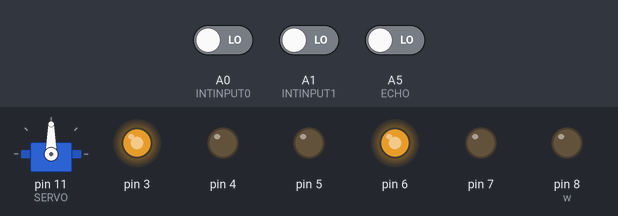
A sketch run on a simulated Arduino Uno, built with avr-gcc and run on an emulated ATmega328P. Parts: servo, output pins drawn as LEDs (lit = HIGH). Inputs (shaded band) come from the test bench; at power-on: A0 (INTINPUT0) LOW, A1 (INTINPUT1) LOW, A5 (ECHO) LOW. Pins used as bus, display or sensor lines are not drawn.

Above: at 0.1 s.
At 2.6 s:
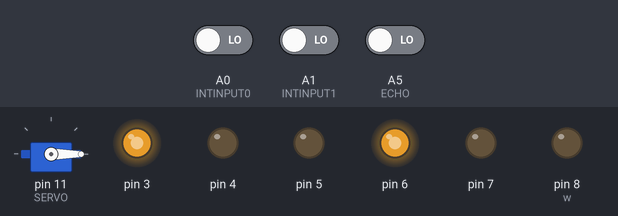
At 4.2 s:
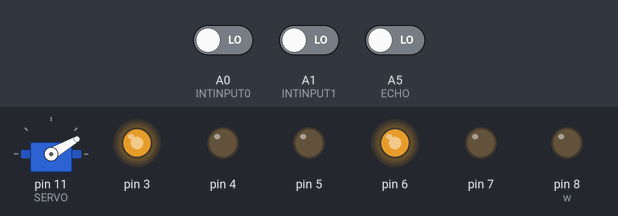
At 5.8 s:
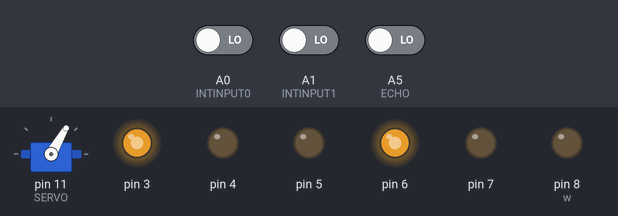
At 9.0 s:
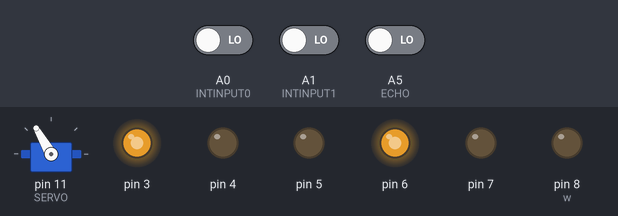
At 14.3 s:
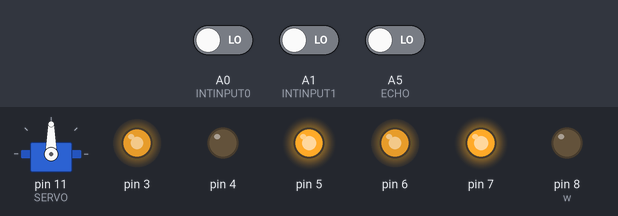
Timing chart, 0 to 15.8 s (numbered marks = the images above):
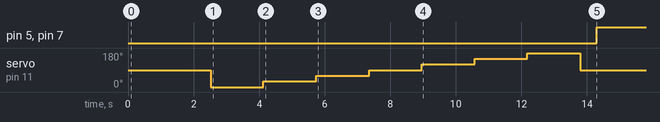

Measured:
- by itself, pin 5, pin 7: LOW → HIGH at 14.3 s
- by itself, servo on pin 11 (SERVO): 90° → 0° at 2.5 s, → 30° 1.6 s later, → 60° 1.6 s later, → 90° 1.6 s later, … (8 changes in this stretch)

The sketch:

lab4_sonar.ino
```cpp
#include <Servo.h>
#include "Wheels.h"

// piny dla sonaru (HC-SR04)
#define TRIG A4
#define ECHO A5

// pin kontroli serwo (musi być PWM)
#define SERVO 11


#define INTINPUT0 A0 // lewy
#define INTINPUT1 A1 // prawy

Wheels w;
Servo serwo;

void setup() {
  w.attach(8,7,6,5,4,3);
  w.setSpeed(200);

  pinMode(INTINPUT0, INPUT);
  pinMode(INTINPUT1, INPUT);
  pinMode(TRIG, OUTPUT);    // TRIG startuje sonar
  pinMode(ECHO, INPUT);     // ECHO odbiera powracający impuls

  PCICR  = 0x02;  // włącz pin change interrupt dla 1 grupy (A0..A5)
  PCMSK1 = 0x03;  // włącz przerwanie dla A0, A1

  serwo.attach(SERVO);


  look(90);
  int initial_distance = tellDistance();

  if (initial_distance > 50) {
    w.forward();
  } else {
    w.stop();
  }
}

void loop() {
  lookNonBlocking(90);
  int distance = tellDistance();

  if (distance < 50) {
    w.stop();
    int angle = findNewPath();
    if (angle < 90){
      w.turnRight(90 - angle);
    } else{
      w.turnLeft(angle - 90);
    }
  } else {
    w.forward();
  }

}

int tellDistance() {

  unsigned long tot;      // czas powrotu (time-of-travel)
  unsigned int distance;

/* uruchamia sonar (puls 10 ms na `TRIGGER')
 * oczekuje na powrotny sygnał i aktualizuje
 */
  digitalWrite(TRIG, HIGH);
  delay(10);
  digitalWrite(TRIG, LOW);
  tot = pulseIn(ECHO, HIGH);

/* prędkość dźwięku = 340m/s => 1 cm w 29 mikrosekund
 * droga tam i z powrotem, zatem:
 */
  distance = tot/58;

  return distance;
}

void look(byte angle){
  serwo.write(angle);
  delay(500);
}

void lookNonBlocking(byte angle){
  serwo.write(angle);
}

int findNewPath(){
  int max_distance = 0;
  int angle;

  for (int a=0; a <= 180; a += 30){
    look(a);
    int distance = tellDistance();
    if (distance > max_distance){
      max_distance = distance;
      angle = a;
    }
    delay(100);
  }

  look(90);

  return angle;
}

ISR(PCINT1_vect) {
  long time = micros();
  if( (PINC & (1 << PC0)) ) {
    w.cnt0++;
  }

  if( (PINC & (1 << PC1)) ){
    w.cnt1++;
  }
}
```

Wheels.cpp
```cpp
#include <Arduino.h>

#include "Wheels.h"

//
//#define SET_MOVEMENT(side,f,b) ( digitalWrite( side[0], f ) ); digitalWrite( side[1], b ) )

#define SET_MOVEMENT(side,f,b) digitalWrite( side[0], f);\
                               digitalWrite( side[1], b)
//#define HIGH 1
//#define LOW 0

//#define SET_MOVEMENT(s,f,b) delay(10);

Wheels::Wheels()
{
  this->cnt0 = 0;
  this->cnt1 = 1;
}

void Wheels::attachRight(int pF, int pB, int pS)
{
    pinMode(pF, OUTPUT);
    pinMode(pB, OUTPUT);
    pinMode(pS, OUTPUT);
    this->pinsRight[0] = pF;
    this->pinsRight[1] = pB;
    this->pinsRight[2] = pS;
}


void Wheels::attachLeft(int pF, int pB, int pS)
{
    pinMode(pF, OUTPUT);
    pinMode(pB, OUTPUT);
    pinMode(pS, OUTPUT);
    this->pinsLeft[0] = pF;
    this->pinsLeft[1] = pB;
    this->pinsLeft[2] = pS;
}

void Wheels::setSpeedRight(uint8_t s)
{
    analogWrite(this->pinsRight[2], s);
}

void Wheels::setSpeedLeft(uint8_t s)
{
    analogWrite(this->pinsLeft[2], s);
}

void Wheels::setSpeed(uint8_t s)
{
    setSpeedLeft(s);
    setSpeedRight(s);
}

void Wheels::attach(int pRF, int pRB, int pRS, int pLF, int pLB, int pLS)
{
    this->attachRight(pRF, pRB, pRS);
    this->attachLeft(pLF, pLB, pLS);
}

void Wheels::forwardLeft()
{
    SET_MOVEMENT(pinsLeft, HIGH, LOW);
}

void Wheels::forwardRight()
{
    SET_MOVEMENT(pinsRight, HIGH, LOW);
}

void Wheels::backLeft()
{
    SET_MOVEMENT(pinsLeft, LOW, HIGH);
}

void Wheels::backRight()
{
    SET_MOVEMENT(pinsRight, LOW, HIGH);
}

void Wheels::forward()
{
    this->forwardLeft();
    this->forwardRight();
}

void Wheels::back()
{
    this->backLeft();
    this->backRight();
}

void Wheels::stopLeft()
{
    SET_MOVEMENT(pinsLeft, LOW, LOW);
}

void Wheels::stopRight()
{
    SET_MOVEMENT(pinsRight, LOW, LOW);
}

void Wheels::stop()
{
  this->stopLeft();
  this->stopRight();
}

void Wheels::goForward(int cm){
  int magic_number = 4 * cm;
  this->cnt0 = 0;
  this->cnt1 = 0;
  this->forward();
  while((this->cnt0 + this->cnt1) < magic_number);
  this->stop();
}

void Wheels::goBack(int cm){
  int magic_number = 4 * cm;
  this->cnt0 = 0;
  this->cnt1 = 0;
  this->back();
  while((this->cnt0 + this->cnt1) < magic_number);
  this->stop();
}

void Wheels::turnLeft(int angle){
  int magic_number = 1.2 * angle;
  this->cnt0 = 0;
  this->cnt1 = 0;
  this->forwardRight();
  this->backLeft();
  while((this->cnt0 + this->cnt1) < magic_number);
  this->stop();
}

void Wheels::turnRight(int angle){
  int magic_number = 1.2 * angle;
  this->cnt0 = 0;
  this->cnt1 = 0;
  this->forwardLeft();
  this->backRight();
  while((this->cnt0 + this->cnt1) < magic_number);
  this->stop();
}
```

Wheels.h
```cpp
#include <Arduino.h>


#ifndef Wheels_h
#define Wheels_h


class Wheels {
    public:
        Wheels();
        void attachRight(int pinForward, int pinBack, int pinSpeed);
        void attachLeft(int pinForward, int pinBack, int pinSpeed);
        void attach(int pinRightForward, int pinRightBack, int pinRightSpeed,
                    int pinLeftForward, int pinLeftBack, int pinLeftSpeed);
        void forward();
        void forwardLeft();
        void forwardRight();
        void back();
        void backLeft();
        void backRight();
        void stop();
        void stopLeft();
        void stopRight();
        void setSpeed(uint8_t);
        void setSpeedRight(uint8_t);
        void setSpeedLeft(uint8_t);
        void goForward(int cm);
        void goBack(int cm);
        void turnRight(int angle);
        void turnLeft(int angle);

        volatile int cnt0, cnt1;

    private:
        int pinsRight[3];
        int pinsLeft[3];
};


#endif
```
